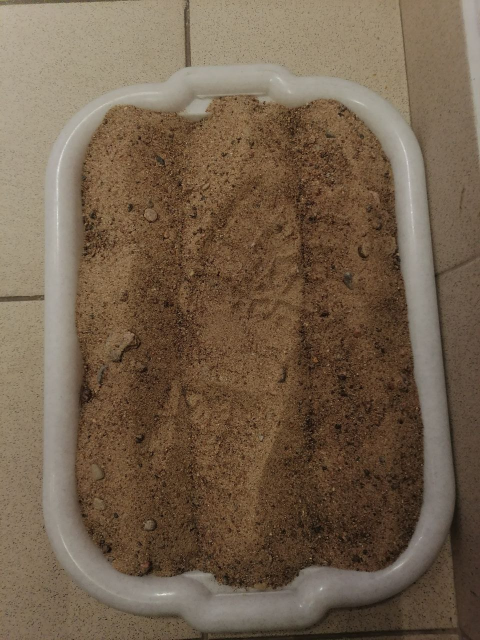
#> input picture Песок/sand/2025-0228-Фото следа на КСП.jpg, 960 x 1280 px, given in place of 2025-0228-Камер и лазер движутся - КСП без следа-близко.mp4, which was not available (shown at 1/2 size)
$ python video.py
#> lines starting #> are read from the running program, lines starting #| are printed output that depends on the picture; after the words box and inside, x2 and y2 are one past the last pixel; in counts of white or black regions, pixels touching at a corner belong together; pictures that were not available may be replaced by others from this repository, and a replacement may not be noted
import cv2
import numpy as np
import matplotlib.pyplot as plt
import os
from scipy.interpolate import CubicSpline

REFERENCE_ANGLE = -80
ANGLE_TOLERANCE = 30
SCALE_FACTOR = 0.5  # Коэффициент уменьшения масштаба


def extract_red_channel(img):
    hsv = cv2.cvtColor(img, cv2.COLOR_BGR2HSV)

    lower_red1 = np.array([0, 0, 0])
    upper_red1 = np.array([18, 180, 75])
    lower_red2 = np.array([170, 70, 50])
    upper_red2 = np.array([180, 255, 255])

    mask1 = cv2.inRange(hsv, lower_red1, upper_red1)
    mask2 = cv2.inRange(hsv, lower_red2, upper_red2)
    mask = cv2.bitwise_or(mask1, mask2)
    return mask

def preprocess(mask):
    kernel = np.ones((5, 5), np.uint8)
    mask = cv2.dilate(mask, kernel, iterations=1)
    mask = cv2.erode(mask, kernel, iterations=1)
    return mask

def skeletonize(img):
    skel = np.zeros_like(img)
    element = cv2.getStructuringElement(cv2.MORPH_CROSS, (10, 10))
    while True:
        open_img = cv2.morphologyEx(img, cv2.MORPH_OPEN, element)
        temp = cv2.subtract(img, open_img)
        eroded = cv2.erode(img, element)
        skel = cv2.bitwise_or(skel, temp)
        img = eroded.copy()
        if cv2.countNonZero(img) == 0:
            break
    return skel

def calculate_angle(points):
    if len(points) < 100:
        return None
    [vx, vy, x, y] = cv2.fitLine(points, cv2.DIST_L2, 0, 0.01, 0.01)
    return np.degrees(np.arctan2(vy, vx))

def color_skeleton_segments(skel, output):
    num_labels, labels, stats, centroids = cv2.connectedComponentsWithStats(skel)
    angles = []
    for i in range(1, num_labels):
        mask = (labels == i).astype(np.uint8) * 255
        y, x = np.where(mask > 0)
        points = np.column_stack((x, y))
        if 100 < len(points) < 300:
            angle = calculate_angle(points)
            if angle is not None:
                color = (0, 255, 0) if REFERENCE_ANGLE - ANGLE_TOLERANCE <= angle <= REFERENCE_ANGLE + ANGLE_TOLERANCE else (0, 0, 255)
                angles.append(angle)
                for (px, py) in points:
                    output[py, px] = color
    return output, angles

def plot_real_time(angles):
    plt.clf()
    if not angles:
        return
    angles = abs(np.radians([float(a) for a in angles]))
    x, y = [0], [0]
    base = 3.0
    for angle in angles:
        height = base * np.tan(angle / 2)
        x.extend([x[-1] + base / 2, x[-1] + base])
        y.extend([height, 0])

    if len(x) < 2 or len(y) < 2:
        return

    cs = CubicSpline(x, y, bc_type='natural')
    x_smooth = np.linspace(min(x), max(x), 300)
    y_smooth = cs(x_smooth)

    plt.plot(x_smooth, y_smooth, linestyle='-', label='Smoothed Sawtooth')
    plt.xlabel("X")
    plt.ylabel("Y")
    plt.legend()
    plt.grid(True)
    plt.pause(0.01)

def process_video(video_path, output_video_path):
#> called with output_video_path = 'output_video.avi'
    cap = cv2.VideoCapture(video_path)
    if not cap.isOpened():
        print("Ошибка: не удалось открыть видео")
        return

    frame_width = int(cap.get(3) * SCALE_FACTOR)
    frame_height = int(cap.get(4) * SCALE_FACTOR)
    fps = int(cap.get(cv2.CAP_PROP_FPS))
    fourcc = cv2.VideoWriter_fourcc(*'XVID')
    out = cv2.VideoWriter(output_video_path, fourcc, fps, (frame_width, frame_height))

    plt.ion()  # Включаем интерактивный режим графика
    frame_count = 0

    while cap.isOpened():
        ret, frame = cap.read()
#> frame is the input picture: shape (1280, 960, 3); mean B, G, R 76.2, 96.3, 115.2
        if not ret:
            break

        frame = cv2.resize(frame, (frame_width, frame_height))  # Уменьшаем масштаб
#> frame: shape (640, 480, 3)

        red_mask = extract_red_channel(frame)
#> in extract_red_channel, `hsv = cv2.cvtColor(img, cv2.COLOR_BGR2HSV)`: hsv: shape (640, 480, 3); mean H, S, V 15.8, 96.6, 115.3
#> in extract_red_channel, `mask1 = cv2.inRange(hsv, lower_red1, upper_red1)`:
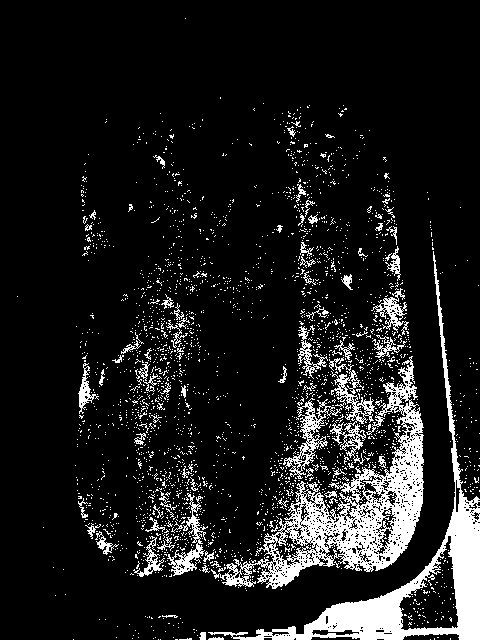
#> mask1: shape (640, 480); 11.3% white; 2597 white regions (2518 under 20 px), largest, box (x1, y1, x2, y2) and area: (211, 356, 424, 589) 11247, (208, 251, 480, 640) 9363, (329, 357, 375, 465) 1317
#> in extract_red_channel, `mask2 = cv2.inRange(hsv, lower_red2, upper_red2)`: mask2: shape (640, 480); every value is 0
        preprocessed_mask = preprocess(red_mask)
#> in preprocess, `mask = cv2.dilate(mask, kernel, iterations=1)`: mask: shape (640, 480); 32.1% white; 185 white regions (3 under 20 px), largest, box (x1, y1, x2, y2) and area: (106, 171, 426, 593) 60653, (191, 219, 480, 640) 15675, (276, 176, 355, 299) 4149
#> in preprocess, `mask = cv2.erode(mask, kernel, iterations=1)`: mask: shape (640, 480); 20.7% white; 444 white regions (389 under 20 px), largest, box (x1, y1, x2, y2) and area: (130, 186, 424, 591) 39100, (193, 239, 480, 640) 11428, (112, 290, 201, 469) 5273
        skeleton = skeletonize(preprocessed_mask)
#> the loop in skeletonize, `while True:` made 12 passes
#> pass 1, in skeletonize, `eroded = cv2.erode(img, element)`:
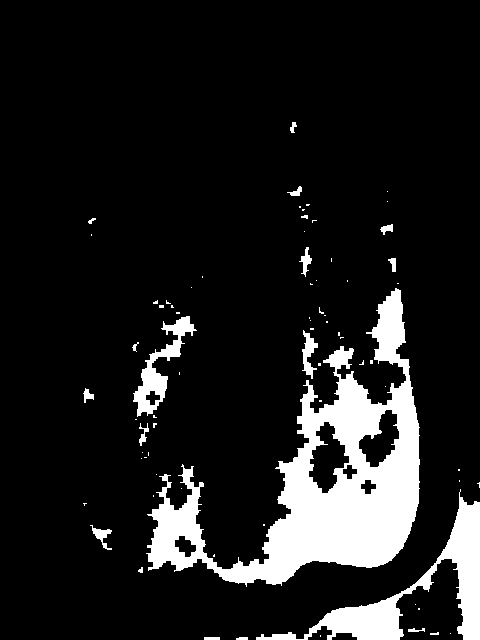
#> eroded: shape (640, 480); 11.7% white; 74 white regions (54 under 20 px), largest, box (x1, y1, x2, y2) and area: (146, 288, 420, 587) 26095, (256, 489, 480, 640) 6550, (133, 316, 197, 417) 1760
#> after the loop in skeletonize, `while True:`:
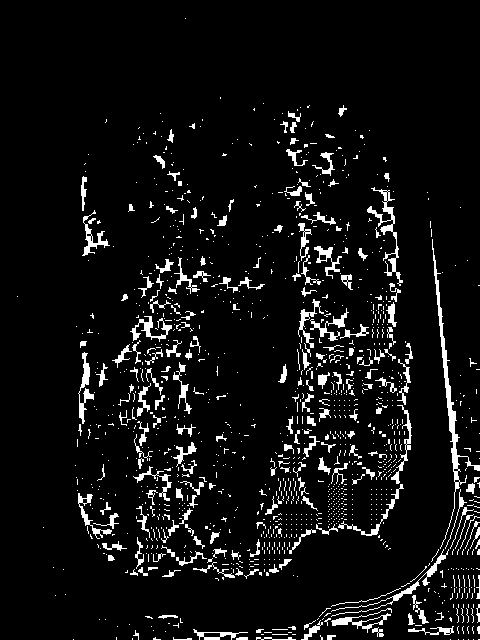
#> skel: shape (640, 480); 6.7% white; 1294 white regions (1082 under 20 px), largest, box (x1, y1, x2, y2) and area: (432, 239, 480, 549) 1172, (367, 187, 403, 286) 618, (331, 549, 449, 617) 469
        colored_skeleton = np.zeros_like(frame)
        colored_skeleton, angles = color_skeleton_segments(skeleton, colored_skeleton)
#> in color_skeleton_segments, `num_labels, labels, stats, centroids = cv2.connectedComponentsWithStat..`:
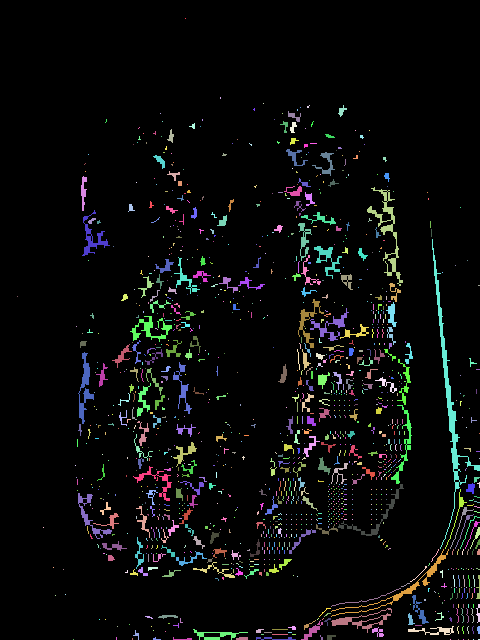
#> labels: shape (640, 480) int32; 1295 distinct labels, from 0 to 1294; one colour per label, 0 black
#> in color_skeleton_segments, `num_labels, labels, stats, centroids = cv2.connectedComponentsWithStat..`: num_labels = 1295; stats = 1295 rows, first 6: [0, 0, 480, 640, 286761], [185, 18, 1, 1, 1], [220, 97, 1, 2, 2], [263, 103, 1, 1, 1], [307, 105, 3, 3, 5], [338, 105, 9, 12, 45]; centroids = 1295 pairs, first value 17 to 479, second value 18 to 639
#> the loop in color_skeleton_segments, `for i in range(1, num_labels):` made 1294 passes
#> (vx in calculate_angle, vy in calculate_angle, angle, color) on passes 45, 52: ([0.695], [0.719], [45.99], (0, 0, 255)), ([0.0391], [-0.999], [-87.76], (0, 255, 0))
#> (angle, color) on passes 75, 123, 135, 175, 187, 189: ([-87.92], (0, 255, 0)), ([10.04], (0, 0, 255)), ([88.65], (0, 0, 255)), ([58.62], (0, 0, 255)), ([67.82], (0, 0, 255)), ([58.72], (0, 0, 255))
#> pass 1, in color_skeleton_segments, `mask = (labels == i).astype(np.uint8) * 255`:
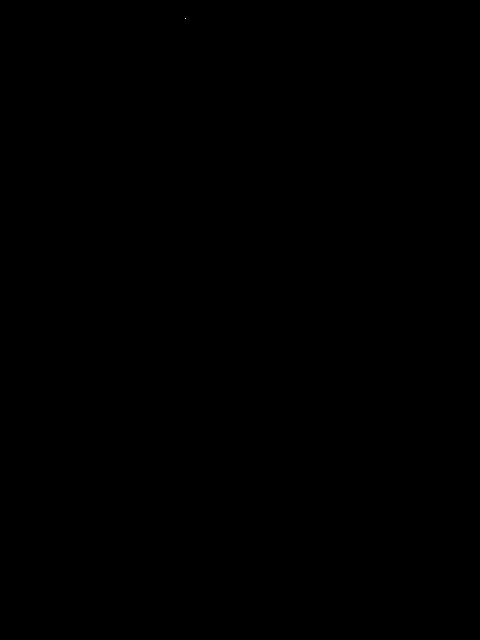
#> mask: shape (640, 480); 0% white in thin lines or dots, all inside (x1, y1, x2, y2) = (185, 18, 186, 19)
#> after the loop in color_skeleton_segments, `for i in range(1, num_labels):`:
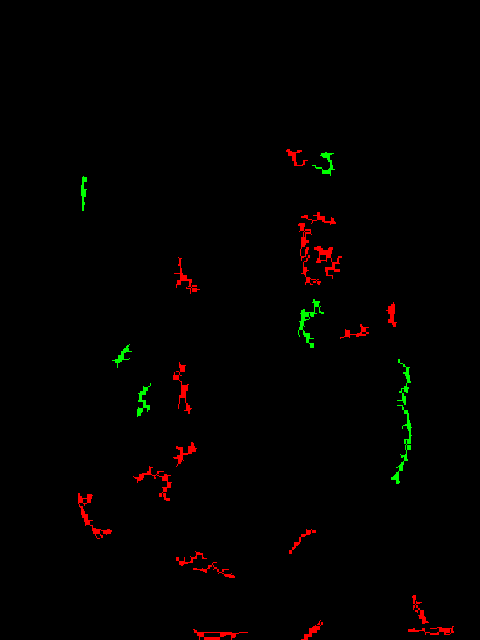
#> output: shape (640, 480, 3); mean of channels 0, 1, 2 0, 1.1, 2.6; drawn as B, G, R
#> after the loop in color_skeleton_segments, `for i in range(1, num_labels):`: angles = 26 items, first 6: [45.99], [-87.76], [-87.92], [10.04], [88.65], [58.62]

        plot_real_time(angles)  # Обновление графика
#> in plot_real_time, `angles = abs(np.radians([float(a) for a in angles]))`: angles = 26 values, max 1.55 at index 4, min 0.00207 at index 24, mean 0.928
#> the loop in plot_real_time, `for angle in angles:` made 26 passes
#> (angle, height) on passes 1 to 12: (0.803, 1.27), (1.53, 2.88), (1.53, 2.89), (0.175, 0.264), (1.55, 2.93), (1.02, 1.68), (1.18, 2.02), (1.02, 1.69), (1.38, 2.47), (1.51, 2.81), (0.21, 0.317), (0.929, 1.5)
#> after the loop in plot_real_time, `for angle in angles:`: x = 53 values from 0 to 78; y = 53 values, max 2.93 at index 9, min 0 at index 0, mean 0.795
#> in plot_real_time, `y_smooth = cs(x_smooth)`: y_smooth = 300 values, max 2.9 at index 52, min -0.257 at index 36, mean 0.811
#> in plot_real_time, `plt.pause(0.01)`:
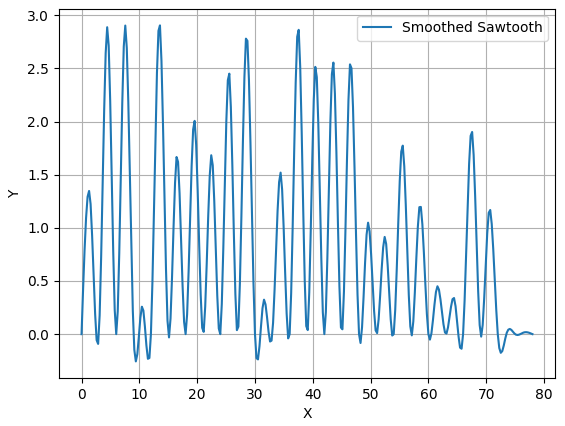
#> figure drawn by matplotlib, 1 panel; curve peaks at x = 13.57, y = 2.9

        cv2.imshow("Original", frame)
        cv2.imshow("Red Mask", red_mask)
        cv2.imshow("Skeleton", colored_skeleton)

        out.write(colored_skeleton)

        frame_count += 1
        if cv2.waitKey(1) & 0xFF == ord('q'):
#> (key q is pressed here)
            break

    cap.release()
    out.release()
    plt.ioff()  # Выключаем интерактивный режим
    plt.show()
    cv2.destroyAllWindows()
    print(f"Обработано {frame_count} кадров")

if __name__ == "__main__":
    video_path = "2025-0228-Камер и лазер движутся - КСП без следа-близко.mp4"
    output_video_path = "output_video.avi"
    process_video(video_path, output_video_path)
